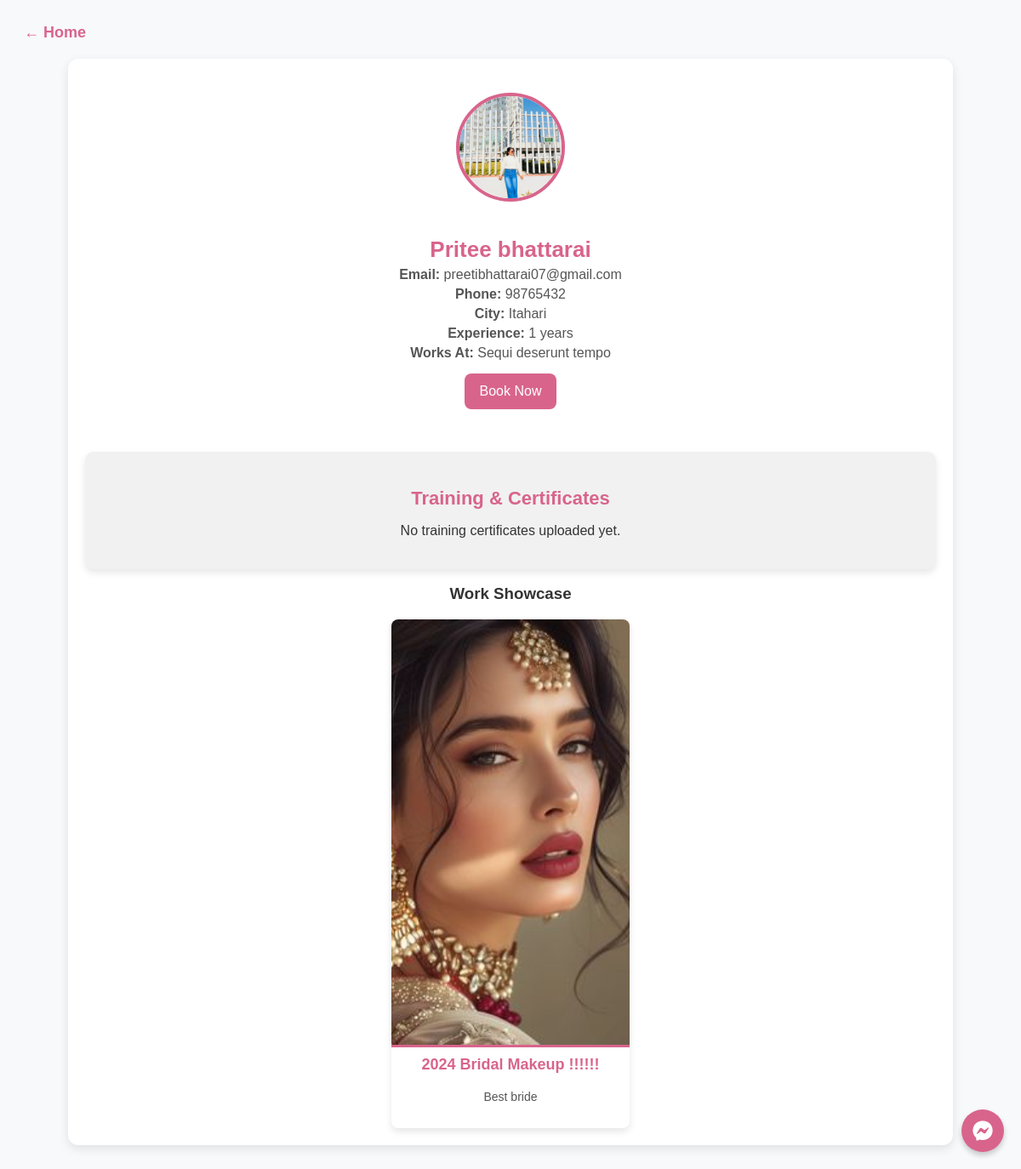
Before: /artist/1/ with the older database file.
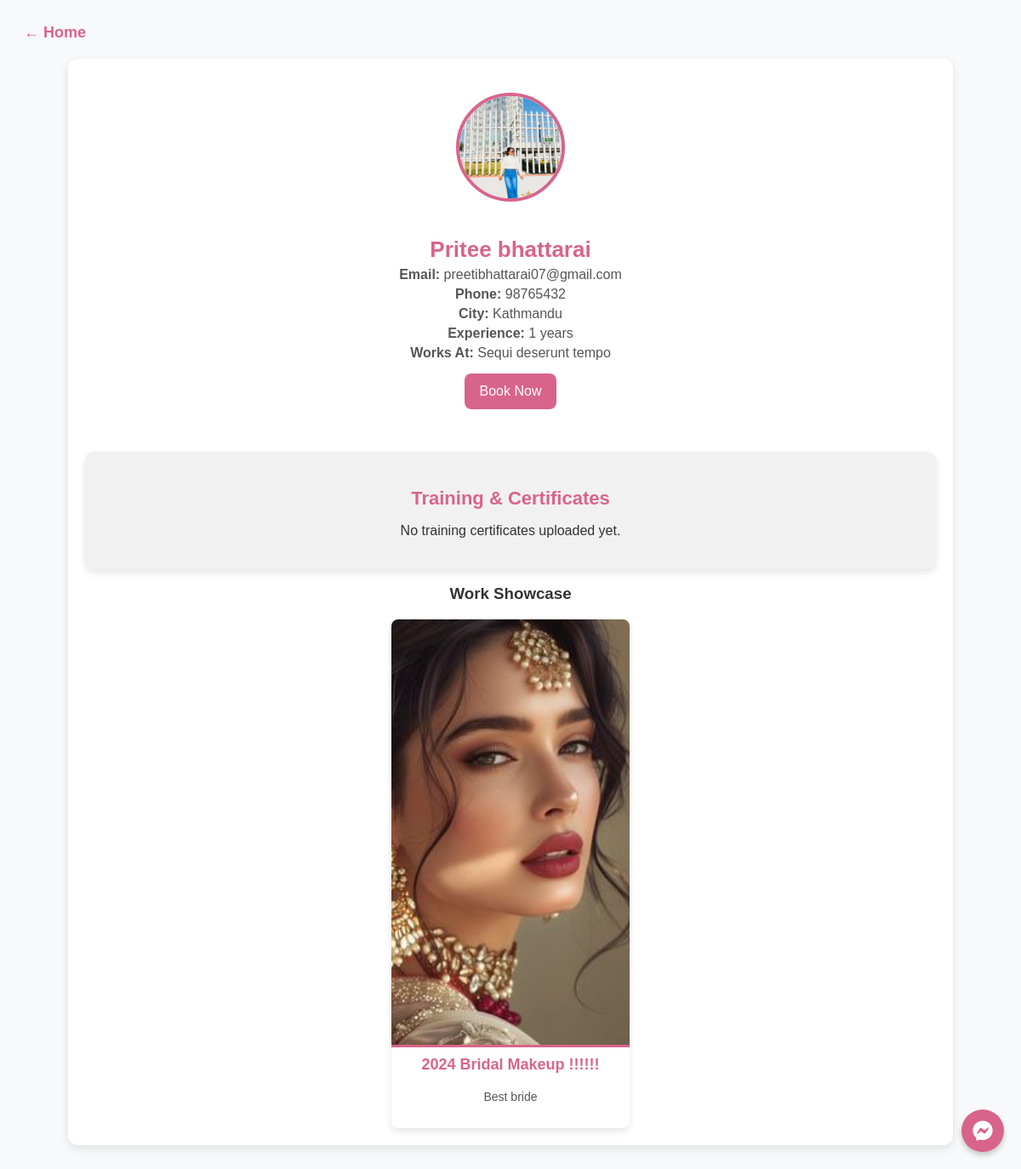
After: the same page with the newer database file.
### accounts/models.py (models this page shows, shortened)
class User(AbstractUser):
    username = None  # ✅ Remove username field completely
    email = models.EmailField(unique=True)  # Email as the unique identifier
    phone = models.CharField(max_length=15, unique=True)
    password = models.CharField(max_length=100)
    profile_image = models.ImageField(upload_to="profile_images/", null=True, blank=True)
    city = models.CharField(max_length=100, null=True, blank=True)
    is_verified = models.BooleanField(default=False)
    is_artist = models.BooleanField(default=False)
    otp = models.CharField(max_length=6, blank=True, null=True)  # ✅ Stores OTP
    works_at = models.CharField(max_length=255, null=True, blank=True)
    experience_years = models.IntegerField(default=0, null=True, blank=True)
    is_available = models.BooleanField(default=True)
    USERNAME_FIELD = "email"  # ✅ Login using email instead of username
    REQUIRED_FIELDS = []  # ✅ Don't require username
    objects = CustomUserManager()  # ✅ Use custom manager

### accounts/views.py (the view)
# urls.py: path('artist/<int:artist_id>/', artist_detail, name='artist_detail'),  # ✅ Dynamic artist page
def artist_detail(request, artist_id):
    artist = get_object_or_404(User, id=artist_id, is_artist=True)
    works = Work.objects.filter(artist=artist)  # ✅ Fetch works related to the artist
    return render(request, 'accounts/artist_detail.html', {
        'artist': artist,
        'works': works
    })

### accounts/templates/accounts/artist_detail.html (shortened to what this page needs)
{% load static %}
<!DOCTYPE html>
<html lang="en">
<head>
    <link rel="stylesheet" href="https://cdnjs.cloudflare.com/ajax/libs/font-awesome/6.4.2/css/all.min.css">
    <link rel="stylesheet" href="{% static 'css/explore_artist2.css' %}">
</head>
<body>
    <header>
        <a href="{% url 'home' %}">← Home</a>
    </header>
    <div class="artist-container">
        <div class="artist-profile">
            {% if artist.profile_image %}
                <img src="{{ artist.profile_image.url }}" alt="Artist Image">
            {% else %}
                <img src="{% static 'images/default-avatar.png' %}" alt="Artist Image">
            {% endif %}
            <h2>{{ artist.first_name }} {{ artist.last_name }}</h2>
            <p><strong>Email:</strong> {{ artist.email }}</p>
            <p><strong>Phone:</strong> {{ artist.phone }}</p>
            <p><strong>City:</strong> {{ artist.city }}</p>
            <p><strong>Experience:</strong> {{ artist.experience_years }} years</p>
            <p><strong>Works At:</strong> {{ artist.works_at }}</p>
            <button onclick="window.location.href='{% url 'book_artist' artist.id %}'">Book Now</button>
        </div>
        <div class="training-section">
            <h3>Training & Certificates</h3>
            {% if artist.certificates.all %}
                <div class="certificates-container">
                    {% for certificate in artist.certificates.all %}
                        <div class="certificate-card">
                            <p> {{ certificate.uploaded_at|date:"F d, Y" }}</p>
                            {% if certificate.certificate.url|lower|slice:'-4:' == ".jpg" or certificate.certificate.url|lower|slice:'-4:' == ".png" %}
                                <img src="{{ certificate.certificate.url }}" alt="Certificate" class="certificate-image">
                            {% else %}
                                <iframe src="{{ certificate.certificate.url }}" width="100%" height="200px"></iframe>
                            {% endif %}
                        </div>
                    {% endfor %}
                </div>
            {% else %}
                <p>No training certificates uploaded yet.</p>
            {% endif %}
        </div>
        <div class="work-section">
            <h3>Work Showcase</h3>
            <div class="work-gallery">
                {% for work in works %}
                    <div class="work-card">
                        <img src="{{ work.image.url }}" alt="{{ work.title }}">
                        <h4>{{ work.title }}</h4>
                        <p>{{ work.description }}</p>
                    </div>
                {% empty %}
                    <p>No work uploaded yet.</p>
                {% endfor %}
            </div>
        </div>
    </div>
    <div class="messenger-icon" onclick="openChat({{ artist.id }})">
        <i class="fab fa-facebook-messenger"></i>
    </div>
</body>
</html>

Changed rows visible on the page:
changed User "Pritee": city "Itahari" → "Kathmandu"
